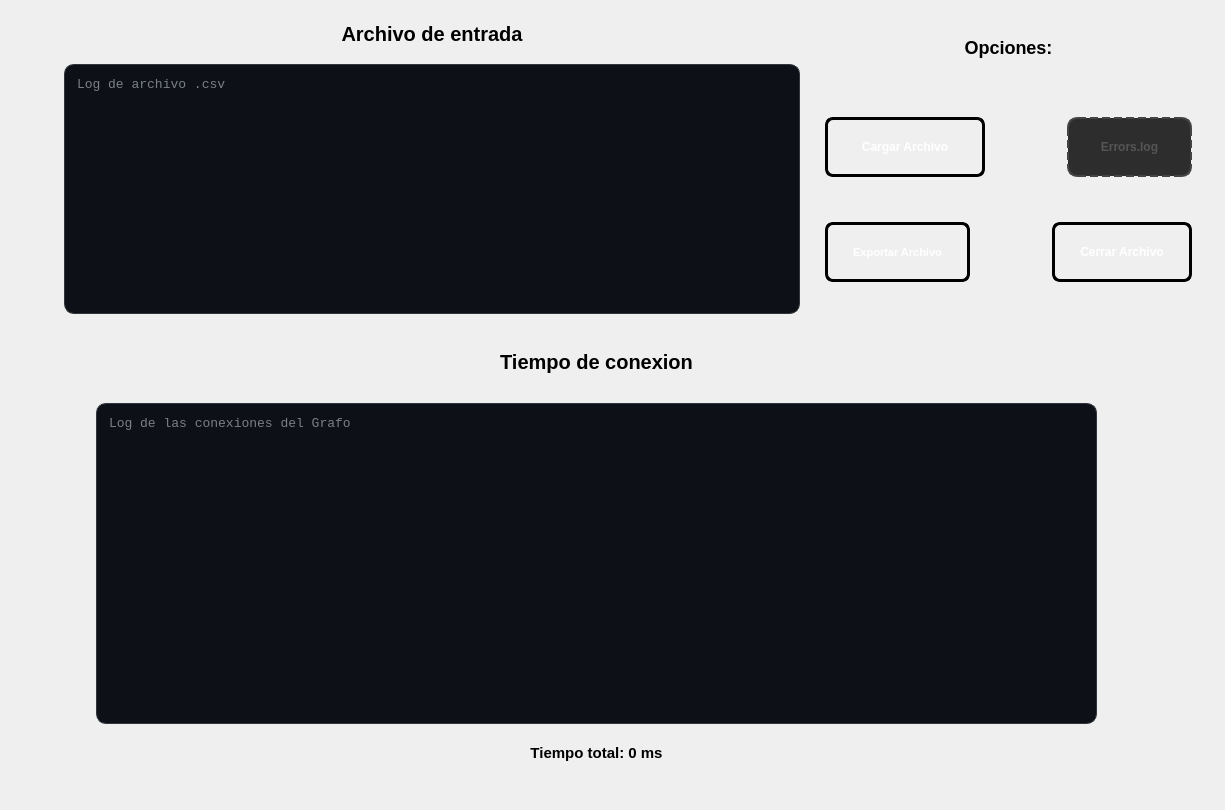
<?xml version="1.0" encoding="UTF-8"?>
<ui version="4.0">
 <class>PantallaCargaEnvios</class>
 <widget class="QWidget" name="PantallaCargaEnvios">
  <property name="geometry">
   <rect>
    <x>0</x>
    <y>0</y>
    <width>1225</width>
    <height>810</height>
   </rect>
  </property>
  <property name="windowTitle">
   <string>Form</string>
  </property>
  <layout class="QVBoxLayout" name="verticalLayout_2">
   <item>
    <layout class="QHBoxLayout" name="horizontalLayout">
     <property name="spacing">
      <number>3</number>
     </property>
     <item>
      <widget class="QWidget" name="widget_2" native="true">
       <property name="minimumSize">
        <size>
         <width>50</width>
         <height>210</height>
        </size>
       </property>
       <property name="maximumSize">
        <size>
         <width>16777215</width>
         <height>210</height>
        </size>
       </property>
      </widget>
     </item>
     <item>
      <layout class="QVBoxLayout" name="verticalLayout">
       <item>
        <widget class="QLabel" name="labelEntrada">
         <property name="minimumSize">
          <size>
           <width>120</width>
           <height>50</height>
          </size>
         </property>
         <property name="maximumSize">
          <size>
           <width>16777215</width>
           <height>50</height>
          </size>
         </property>
         <property name="styleSheet">
          <string notr="true">QLabel#labelEntrada {        
 
    color: qlineargradient(x1:0, y1:0, x2:1, y2:1, 
	stop:0 rgb(0, 0, 0), 
	stop:1 rgb(77, 5, 57));

  	 font-size: 20px;
    font-weight: bold;
    font-family: &quot;Segoe UI&quot;, Arial;
    
    background: transparent;
    padding: 2px;
    margin-bottom: 5px;
}

</string>
         </property>
         <property name="text">
          <string>Archivo de entrada</string>
         </property>
         <property name="alignment">
          <set>Qt::AlignmentFlag::AlignCenter</set>
         </property>
        </widget>
       </item>
       <item>
        <widget class="QTextEdit" name="textEditCsv">
         <property name="maximumSize">
          <size>
           <width>16777215</width>
           <height>250</height>
          </size>
         </property>
         <property name="styleSheet">
          <string notr="true">QTextEdit#textEditCsv {
    background-color: #0D1117;   
    color: #E6EDF3;               
    border: 1px solid #30363D;     
    border-radius: 10px;          
    padding: 8px;
    font-family: Consolas, monospace;
    font-size: 13px;
}</string>
         </property>
         <property name="placeholderText">
          <string>Log de archivo .csv</string>
         </property>
        </widget>
       </item>
      </layout>
     </item>
     <item>
      <widget class="QWidget" name="widget_3" native="true">
       <layout class="QVBoxLayout" name="verticalLayout_3">
        <property name="spacing">
         <number>4</number>
        </property>
        <property name="leftMargin">
         <number>4</number>
        </property>
        <property name="topMargin">
         <number>4</number>
        </property>
        <property name="rightMargin">
         <number>4</number>
        </property>
        <property name="bottomMargin">
         <number>4</number>
        </property>
        <item>
         <widget class="QLabel" name="labelOptions">
          <property name="minimumSize">
           <size>
            <width>0</width>
            <height>50</height>
           </size>
          </property>
          <property name="maximumSize">
           <size>
            <width>16777215</width>
            <height>70</height>
           </size>
          </property>
          <property name="styleSheet">
           <string notr="true">QLabel#labelOptions {        
 
    color: qlineargradient(x1:0, y1:0, x2:1, y2:1, 
	stop:0 rgb(0, 0, 0), 
	stop:1 rgb(8, 2, 48));

  	 font-size: 18px;
    font-weight: bold;
    font-family: &quot;Segoe UI&quot;, Arial;
    
    background: transparent;
    padding: 2px;
    margin-bottom: 5px;
}

</string>
          </property>
          <property name="text">
           <string>Opciones:</string>
          </property>
          <property name="alignment">
           <set>Qt::AlignmentFlag::AlignCenter</set>
          </property>
         </widget>
        </item>
        <item>
         <widget class="QWidget" name="widget_4" native="true">
          <layout class="QVBoxLayout" name="verticalLayout_8">
           <item>
            <widget class="QWidget" name="widget_9" native="true">
             <property name="minimumSize">
              <size>
               <width>65</width>
               <height>0</height>
              </size>
             </property>
             <layout class="QHBoxLayout" name="horizontalLayout_3">
              <item>
               <widget class="QPushButton" name="btnCargar">
                <property name="minimumSize">
                 <size>
                  <width>160</width>
                  <height>60</height>
                 </size>
                </property>
                <property name="styleSheet">
                 <string notr="true">QPushButton#btnCargar {
    background-color: qlineargradient(spread:pad, x1:0, y1:0, x2:1, y2:1, 
                        stop:0 rgb(50, 143, 42), 
                        stop:1 rgb(255, 163, 72));
    
    border: 3px solid black;
    border-radius: 8px;
    
    color: white;
    font-family: &quot;Arial Black&quot;, Gadget, sans-serif;
    font-size: 12px;
    font-weight: bold;
    text-transform: uppercase;
    
    padding: 10px 25px;
}

QPushButton#btnCargar:hover {
    background-color: qlineargradient(spread:pad, x1:0, y1:0, x2:1, y2:1, 
                        stop:0 rgba(41, 128, 185, 255), 
                        stop:1 rgba(142, 68, 173, 255));
    border-color: #f1c40f;
}


QPushButton#btnCargar:pressed {
    background-color: #2c3e50;
    padding-top: 12px;
    padding-left: 27px;
}</string>
                </property>
                <property name="text">
                 <string>Cargar Archivo</string>
                </property>
               </widget>
              </item>
              <item>
               <widget class="QWidget" name="widget_14" native="true">
                <property name="minimumSize">
                 <size>
                  <width>70</width>
                  <height>0</height>
                 </size>
                </property>
                <property name="maximumSize">
                 <size>
                  <width>70</width>
                  <height>16777215</height>
                 </size>
                </property>
               </widget>
              </item>
              <item>
               <widget class="QPushButton" name="btnErrores">
                <property name="enabled">
                 <bool>false</bool>
                </property>
                <property name="minimumSize">
                 <size>
                  <width>0</width>
                  <height>60</height>
                 </size>
                </property>
                <property name="styleSheet">
                 <string notr="true">QPushButton#btnErrores {
    background-color: qlineargradient(spread:pad, x1:0, y1:0, x2:1, y2:1, 
                        stop:0 rgb(136, 5, 29)
                        stop:1 rgb(246, 211, 45));
    
    border: 3px solid black;
    border-radius: 10px;
    
    color: white;
    font-family: &quot;Arial Black&quot;, Gadget, sans-serif;
    font-size: 12px;
    font-weight: bold;
    text-transform: uppercase;
    
    padding: 10px 25px;
}

QPushButton#btnErrores:hover {
    background-color: qlineargradient(spread:pad, x1:0, y1:0, x2:1, y2:1, 
                        stop:0 rgb(9, 147, 29), 
                        stop:1 rgb(94, 92, 100));
    border-color: #f1c40f;
}


QPushButton#btnErrores:pressed {
    background-color: #2c3e50;
    padding-top: 12px;
    padding-left: 27px;
}

QPushButton#btnErrores:disabled {
    background: #2d2d2d; 
    color: #555555;
    border: 2px dashed #444444; 
    border-radius: 10px;
}</string>
                </property>
                <property name="text">
                 <string>Errors.log</string>
                </property>
               </widget>
              </item>
             </layout>
            </widget>
           </item>
           <item>
            <widget class="QWidget" name="widget_10" native="true">
             <property name="minimumSize">
              <size>
               <width>60</width>
               <height>0</height>
              </size>
             </property>
             <layout class="QHBoxLayout" name="horizontalLayout_4">
              <item>
               <widget class="QPushButton" name="btnExportar">
                <property name="minimumSize">
                 <size>
                  <width>0</width>
                  <height>60</height>
                 </size>
                </property>
                <property name="styleSheet">
                 <string notr="true">QPushButton#btnExportar {
    background-color: qlineargradient(spread:pad, x1:0, y1:0, x2:1, y2:1, 
                        stop:0 rgb(8, 2, 48), 
                        stop:1 rgb(255, 163, 72));
    
    border: 3px solid black;
    border-radius: 8px;
    
    color: white;
    font-family: &quot;Arial Black&quot;, Gadget, sans-serif;
    font-size: 11px;
    font-weight: bold;
    text-transform: uppercase;
    
    padding: 10px 25px;
}

QPushButton#btnExportar:hover {
    background-color: qlineargradient(spread:pad, x1:0, y1:0, x2:1, y2:1, 
                        stop:0 rgba(41, 128, 185, 255), 
                        stop:1 rgba(142, 68, 173, 255));
    border-color: #f1c40f;
}


QPushButton#btnExportar:pressed {
    background-color: #2c3e50;
    padding-top: 12px;
    padding-left: 27px;
}</string>
                </property>
                <property name="text">
                 <string>Exportar Archivo</string>
                </property>
               </widget>
              </item>
              <item>
               <widget class="QWidget" name="widget_13" native="true">
                <property name="minimumSize">
                 <size>
                  <width>70</width>
                  <height>0</height>
                 </size>
                </property>
                <property name="maximumSize">
                 <size>
                  <width>70</width>
                  <height>16777215</height>
                 </size>
                </property>
               </widget>
              </item>
              <item>
               <widget class="QPushButton" name="btnCerrar">
                <property name="minimumSize">
                 <size>
                  <width>0</width>
                  <height>60</height>
                 </size>
                </property>
                <property name="styleSheet">
                 <string notr="true">
QPushButton#btnCerrar {
    background-color: qlineargradient(spread:pad, x1:0, y1:0, x2:1, y2:1, 
                        stop:0 rgb(77, 5, 57), 
                        stop:1 rgb(232, 15, 15));
    
    border: 3px solid black;
    border-radius: 8px;
    
    color: white;
    font-family: &quot;Arial Black&quot;, Gadget, sans-serif;
    font-size: 12px;
    font-weight: bold;
    text-transform: uppercase;
    
    padding: 10px 25px;
}

QPushButton#btnCerrar:hover {
    background-color: qlineargradient(spread:pad, x1:0, y1:0, x2:1, y2:1, 
                        stop:0 rgb(9, 147, 29), 
                        stop:1 rgb(94, 92, 100));
    border-color: #f1c40f;
}


QPushButton#btnCerrar:pressed {
    background-color: #2c3e50;
    padding-top: 12px;
    padding-left: 27px;
}

QPushButton#btnCerrar:disabled {
    background: #2d2d2d; 
    color: #555555;
    border: 2px dashed #444444; 
    border-radius: 10px;
}</string>
                </property>
                <property name="text">
                 <string>Cerrar Archivo</string>
                </property>
               </widget>
              </item>
             </layout>
            </widget>
           </item>
          </layout>
         </widget>
        </item>
       </layout>
      </widget>
     </item>
    </layout>
   </item>
   <item>
    <widget class="QWidget" name="widget" native="true">
     <property name="minimumSize">
      <size>
       <width>0</width>
       <height>450</height>
      </size>
     </property>
     <property name="styleSheet">
      <string notr="true"/>
     </property>
     <layout class="QHBoxLayout" name="horizontalLayout_2">
      <item>
       <widget class="QWidget" name="widget_content_1" native="true">
        <layout class="QVBoxLayout" name="verticalLayout_4">
         <property name="spacing">
          <number>4</number>
         </property>
         <property name="leftMargin">
          <number>5</number>
         </property>
         <property name="topMargin">
          <number>5</number>
         </property>
         <property name="rightMargin">
          <number>5</number>
         </property>
         <property name="bottomMargin">
          <number>5</number>
         </property>
         <item>
          <widget class="QWidget" name="widget_5" native="true">
           <property name="minimumSize">
            <size>
             <width>50</width>
             <height>0</height>
            </size>
           </property>
           <layout class="QVBoxLayout" name="verticalLayout_9">
            <property name="spacing">
             <number>4</number>
            </property>
            <property name="leftMargin">
             <number>5</number>
            </property>
            <property name="topMargin">
             <number>5</number>
            </property>
            <property name="rightMargin">
             <number>5</number>
            </property>
            <property name="bottomMargin">
             <number>5</number>
            </property>
           </layout>
          </widget>
         </item>
        </layout>
       </widget>
      </item>
      <item>
       <widget class="QWidget" name="widget_content_2" native="true">
        <layout class="QVBoxLayout" name="verticalLayout_5">
         <property name="spacing">
          <number>4</number>
         </property>
         <property name="leftMargin">
          <number>5</number>
         </property>
         <property name="topMargin">
          <number>5</number>
         </property>
         <property name="rightMargin">
          <number>5</number>
         </property>
         <property name="bottomMargin">
          <number>5</number>
         </property>
         <item>
          <widget class="QLabel" name="labelB">
           <property name="minimumSize">
            <size>
             <width>0</width>
             <height>60</height>
            </size>
           </property>
           <property name="styleSheet">
            <string notr="true">QLabel#labelB {        
 
    color: qlineargradient(x1:0, y1:0, x2:1, y2:1, 
	stop:0 rgb(0, 0, 0), 
	stop:1 rgb(77, 5, 57));

  	 font-size: 20px;
    font-weight: bold;
    font-family: &quot;Segoe UI&quot;, Arial;
    
    background: transparent;
    padding: 2px;
    margin-bottom: 5px;
}

</string>
           </property>
           <property name="text">
            <string>Tiempo de conexion</string>
           </property>
           <property name="alignment">
            <set>Qt::AlignmentFlag::AlignCenter</set>
           </property>
          </widget>
         </item>
         <item>
          <widget class="QWidget" name="widget_6" native="true">
           <layout class="QVBoxLayout" name="verticalLayout_10">
            <property name="leftMargin">
             <number>5</number>
            </property>
            <property name="topMargin">
             <number>5</number>
            </property>
            <property name="rightMargin">
             <number>5</number>
            </property>
            <property name="bottomMargin">
             <number>5</number>
            </property>
            <item>
             <widget class="QTextEdit" name="textGrafo">
              <property name="styleSheet">
               <string notr="true">QTextEdit#textGrafo{
    background-color: #0D1117;   
    color: #E6EDF3;               
    border: 1px solid #30363D;     
    border-radius: 10px;          
    padding: 8px;
    font-family: Consolas, monospace;
    font-size: 13px;
}</string>
              </property>
              <property name="placeholderText">
               <string>Log de las conexiones del Grafo</string>
              </property>
             </widget>
            </item>
            <item>
             <widget class="QLabel" name="labelTiempoB">
              <property name="minimumSize">
               <size>
                <width>0</width>
                <height>50</height>
               </size>
              </property>
              <property name="styleSheet">
               <string notr="true">QLabel#labelTiempoB {        
 
    color: qlineargradient(x1:0, y1:0, x2:1, y2:1, 
	stop:0 rgb(0, 0, 0), 
	stop:1 rgb(8, 2, 48));

  	 font-size: 15px;
    font-weight: bold;
    font-family: &quot;Segoe UI&quot;, Arial;
    
    background: transparent;
    padding: 2px;
    margin-bottom: 5px;
}

</string>
              </property>
              <property name="text">
               <string>Tiempo total: 0 ms</string>
              </property>
              <property name="alignment">
               <set>Qt::AlignmentFlag::AlignCenter</set>
              </property>
             </widget>
            </item>
           </layout>
          </widget>
         </item>
        </layout>
       </widget>
      </item>
      <item>
       <widget class="QWidget" name="widget_content_3" native="true">
        <layout class="QVBoxLayout" name="verticalLayout_6">
         <property name="spacing">
          <number>4</number>
         </property>
         <property name="leftMargin">
          <number>5</number>
         </property>
         <property name="topMargin">
          <number>5</number>
         </property>
         <property name="rightMargin">
          <number>5</number>
         </property>
         <property name="bottomMargin">
          <number>5</number>
         </property>
        </layout>
       </widget>
      </item>
      <item>
       <widget class="QWidget" name="widget_content_4" native="true">
        <property name="minimumSize">
         <size>
          <width>50</width>
          <height>0</height>
         </size>
        </property>
        <layout class="QVBoxLayout" name="verticalLayout_7">
         <property name="spacing">
          <number>4</number>
         </property>
         <property name="leftMargin">
          <number>5</number>
         </property>
         <property name="topMargin">
          <number>5</number>
         </property>
         <property name="rightMargin">
          <number>5</number>
         </property>
         <property name="bottomMargin">
          <number>5</number>
         </property>
         <item>
          <widget class="QWidget" name="widget_8" native="true">
           <layout class="QVBoxLayout" name="verticalLayout_12">
            <property name="leftMargin">
             <number>5</number>
            </property>
            <property name="topMargin">
             <number>5</number>
            </property>
            <property name="rightMargin">
             <number>5</number>
            </property>
            <property name="bottomMargin">
             <number>5</number>
            </property>
           </layout>
          </widget>
         </item>
        </layout>
       </widget>
      </item>
      <item>
       <widget class="QWidget" name="widget_content_5" native="true">
        <layout class="QVBoxLayout" name="verticalLayout_13">
         <property name="spacing">
          <number>4</number>
         </property>
         <property name="leftMargin">
          <number>5</number>
         </property>
         <property name="topMargin">
          <number>5</number>
         </property>
         <property name="rightMargin">
          <number>5</number>
         </property>
         <property name="bottomMargin">
          <number>5</number>
         </property>
         <item>
          <widget class="QWidget" name="widget_11" native="true">
           <layout class="QVBoxLayout" name="verticalLayout_14">
            <property name="leftMargin">
             <number>5</number>
            </property>
            <property name="topMargin">
             <number>5</number>
            </property>
            <property name="rightMargin">
             <number>5</number>
            </property>
            <property name="bottomMargin">
             <number>5</number>
            </property>
           </layout>
          </widget>
         </item>
        </layout>
       </widget>
      </item>
     </layout>
    </widget>
   </item>
  </layout>
 </widget>
 <resources/>
 <connections/>
</ui>
